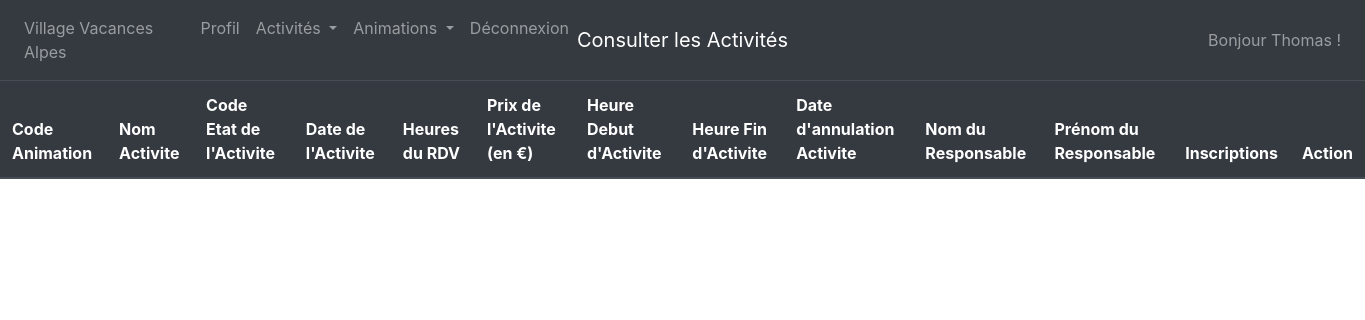
The page /index.php?page=consulterActivite (signed in) on the database as committed earlier.
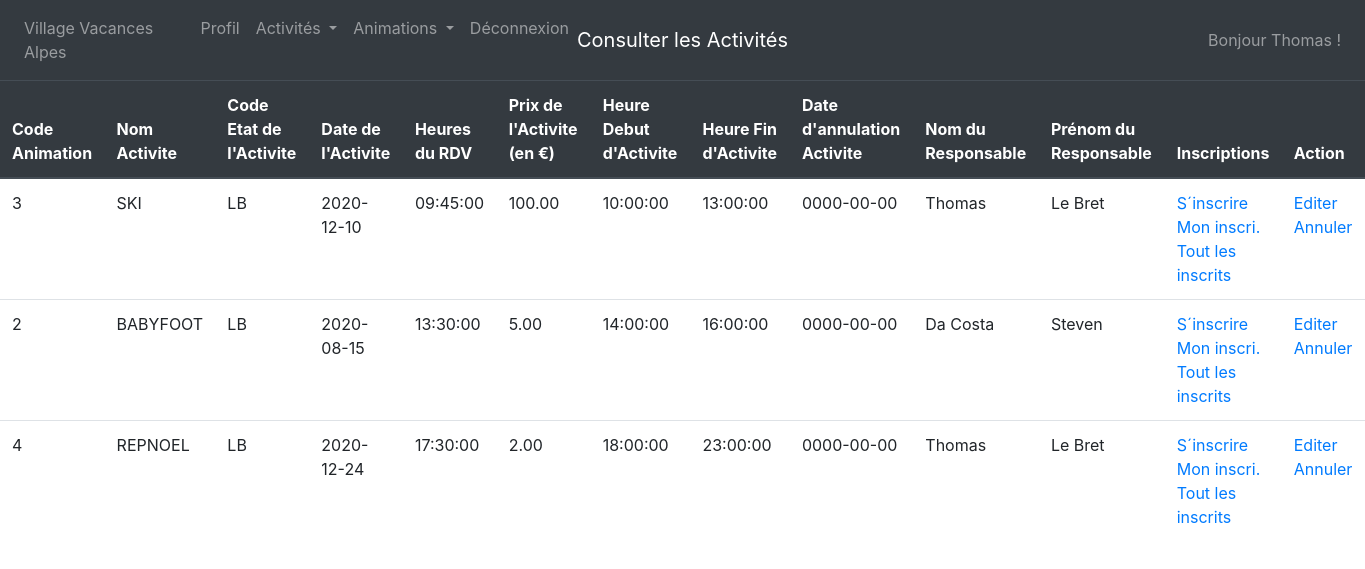
The same page on the database as committed later.
### tables this page shows
CREATE TABLE IF NOT EXISTS `activite` (
  `NOACT` int(4) NOT NULL AUTO_INCREMENT,
  `CODEANIM` char(8) NOT NULL,
  `CODEETATACT` char(2) NOT NULL,
  `DATEACT` date NOT NULL,
  `HRRDVACT` time DEFAULT NULL,
  `PRIXACT` decimal(7,2) DEFAULT NULL,
  `HRDEBUTACT` time DEFAULT NULL,
  `HRFINACT` time DEFAULT NULL,
  `DATEANNULEACT` date DEFAULT NULL,
  `NOMRESP` char(40) DEFAULT NULL,
  `PRENOMRESP` char(30) DEFAULT NULL,
  PRIMARY KEY (`NOACT`),
  KEY `I_FK_ACTIVITE_ANIMATION` (`CODEANIM`),
  KEY `I_FK_ACTIVITE_ETAT_ACT` (`CODEETATACT`)
);

### fonctions/activite.php (called while the page is built, shortened)
<?php
function getActivites() {
    $con = mysqli_connect("localhost","root" ,"", "gacti");
    $req =
    "
    SELECT *
    FROM activite
    WHERE activite.DATEANNULEACT = '0000-00-00'
    ";
    $res = mysqli_query($con, $req);
    $activite = [];
    while($ligne = mysqli_fetch_assoc($res))
      array_push($activite, $ligne);
    return $activite;
}

### vue/activite/consulterActivite.php (the view, shortened to what the changed rows need)
<table class="table">
	<thead class="thead-dark">
    <tr>
      <th scope="col">Code Animation</th>
      <th scope="col">Nom Activite</th>
      <th scope="col">Code Etat de l'Activite</th>
      <th scope="col">Date de l'Activite</th>
      <th scope="col">Heures du RDV</th>
      <th scope="col">Prix de l'Activite (en €)</th>
      <th scope="col">Heure Debut d'Activite</th>
      <th scope="col">Heure Fin d'Activite</th>
      <th scope="col">Date d'annulation Activite</th>
      <th scope="col">Nom du Responsable</th>
			<th scope="col">Prénom du Responsable</th>
			<?php
			if ($_SESSION["TYPEPROFIL"] === 'EN')
			{
				echo'<th scope="col">Inscriptions</th>
						 <th scope="col">Action</th>';
			}
			else
			{
				echo'<th scope="col">Inscriptions</th>';
			}?>
    </tr>
		</thead>
      <?php
			include_once('././fonctions/activite.php');
			$activite = getActivites();
			for($acti = 0; $acti < count($activite); $acti++)
			{
				echo "<tr>";
				foreach($activite[$acti] as $key => $value)
				{
					echo "<td>".$value."</td>";
				}
				$idActivity = $activite[$acti]["NOACT"];
				$codeActivity = $activite[$acti]["CODEANIM"];
				$etatActivity = $activite[$acti]["CODEETATACT"];
				$dtActivity = $activite[$acti]["DATEACT"];
				$hrActivity = $activite[$acti]["HRRDVACT"];
				$prixActivity = $activite[$acti]["PRIXACT"];
				$hrdebutActivity = $activite[$acti]["HRDEBUTACT"];
				$hrfinActivity = $activite[$acti]["HRFINACT"];
				$dt = $activite[$acti]["DATEANNULEACT"];
				$nomresp = $activite[$acti]["NOMRESP"];
				$prenomresp = $activite[$acti]["PRENOMRESP"];
				echo "<td>";
				echo '<a href="index.php?page=creeInscription&id='.$idActivity.'">S´inscrire</a>';
				echo '<br>';
				echo '<a href="index.php?page=mesInscriptions">Mon inscri.</a>';
				echo '<br>';
				if ($_SESSION["TYPEPROFIL"] === 'EN')
				{
				echo '<a href="index.php?page=vueInscription&id='.$idActivity.'">Tout les inscrits</a>';
				echo '</td>';
				echo '<td>';
				echo '<a href="index.php?page=editionActivite
				&id='.$idActivity.'
				&code='.$codeActivity.'
				&etat='.$etatActivity.'
				&dt='.$dtActivity.'
				&hr='.$hrActivity.'
				&prix='.$prixActivity.'
				&hrdebut='.$hrdebutActivity.'
				&hrfin='.$hrfinActivity.'
				&dtannul='.$dt.'
				&nomresp='.$nomresp.'
				&prenomresp='.$prenomresp.'
				">Editer </a>';
				echo
				'<a href="#" data-toggle="modal" data-target="#bannerformmodal-'. $idActivity .'">Annuler</a>
				<div class="modal fade bannerformmodal" tabindex="-1" role="dialog" aria-labelledby="bannerformmodal" aria-hidden="true" id="bannerformmodal-'.$idActivity.'">
				  <div class="modal-dialog">
				    <div class="modal-content">
				      <div class="modal-header">
				        <h5 class="modal-title" id="staticBackdropLabel-'.$idActivity.'">Annuler une Activité</h5>
				        <button type="button" class="close" data-dismiss="modal" aria-label="Close">
				          <span aria-hidden="true">&times;</span>
				        </button>
				      </div>
				      <div class="modal-body">
				      	Êtes-vous sur de vouloir annuler cette activitée ?
				      </div>
				      <div class="modal-footer">
							<form method="POST" action="../../controls/activite/masqueractivite.php?id='.$idActivity.'" id="form-'.$idActivity.'">
				        <button type="button" class="btn btn-primary"data-dismiss="modal"> Pas Encore </button>
				        <button type="submit" name="envoyerdelete" class="btn btn-danger"> Oui, annuler cette Activité </button>
							</form>
				      </div>
				    </div>
				  </div>
				</div>';
				echo '</td>';
				echo "</tr>";
			}
		}
			?>
</table>

Rows that differ between the two databases and show on the page:
now on this page (row edited): activite: NOACT "3", CODEANIM "SKI", CODEETATACT "LB", DATEACT "2020-12-10", HRRDVACT "09:45:00", PRIXACT "100.00", HRDEBUTACT "10:00:00", HRFINACT "13:00:00", DATEANNULEACT "0000-00-00", NOMRESP "Thomas", PRENOMRESP "Le Bret"
now on this page (row edited): activite: NOACT "2", CODEANIM "BABYFOOT", CODEETATACT "LB", DATEACT "2020-08-15", HRRDVACT "13:30:00", PRIXACT "5.00", HRDEBUTACT "14:00:00", HRFINACT "16:00:00", DATEANNULEACT "0000-00-00", NOMRESP "Da Costa", PRENOMRESP "Steven"
now on this page (row edited): activite: NOACT "4", CODEANIM "REPNOEL", CODEETATACT "LB", DATEACT "2020-12-24", HRRDVACT "17:30:00", PRIXACT "2.00", HRDEBUTACT "18:00:00", HRFINACT "23:00:00", DATEANNULEACT "0000-00-00", NOMRESP "Thomas", PRENOMRESP "Le Bret"
